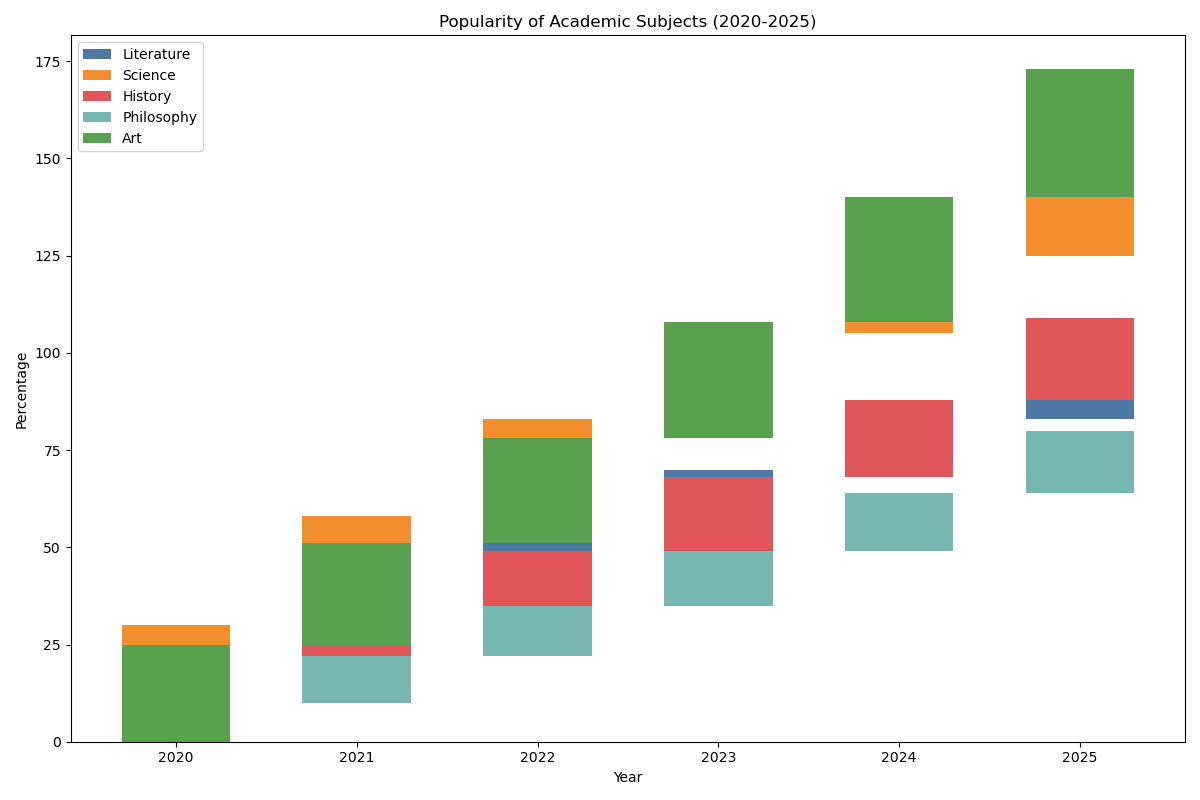

Here is the Python script that generated this plot:

import matplotlib.pyplot as plt
import numpy as np

data = {
    '2020': [20, 30, 15, 10, 25],
    '2021': [18, 28, 16, 12, 26],
    '2022': [17, 25, 18, 13, 27],
    '2023': [15, 22, 19, 14, 30],
    '2024': [13, 20, 20, 15, 32],
    '2025': [12, 18, 21, 16, 33]
}

categories = ['Literature', 'Science', 'History', 'Philosophy', 'Art']
colors = ['#4e79a7', '#f28e2b', '#e15759', '#76b7b2', '#59a14f']

years = list(data.keys())
values = np.array(list(data.values()))
values_cumsum = values.cumsum(axis=0)

fig, ax = plt.subplots(figsize=(12, 8))

for i, (cat, color) in enumerate(zip(categories, colors)):
    heights = values[:, i]
    starts = values_cumsum[:, i] - heights
    ax.bar(years, heights, bottom=starts, label=cat, color=color, width=0.6)

ax.set_ylabel('Percentage')
ax.set_xlabel('Year')
ax.set_title('Popularity of Academic Subjects (2020-2025)')
ax.legend(loc='upper left')
plt.tight_layout()
plt.show()
